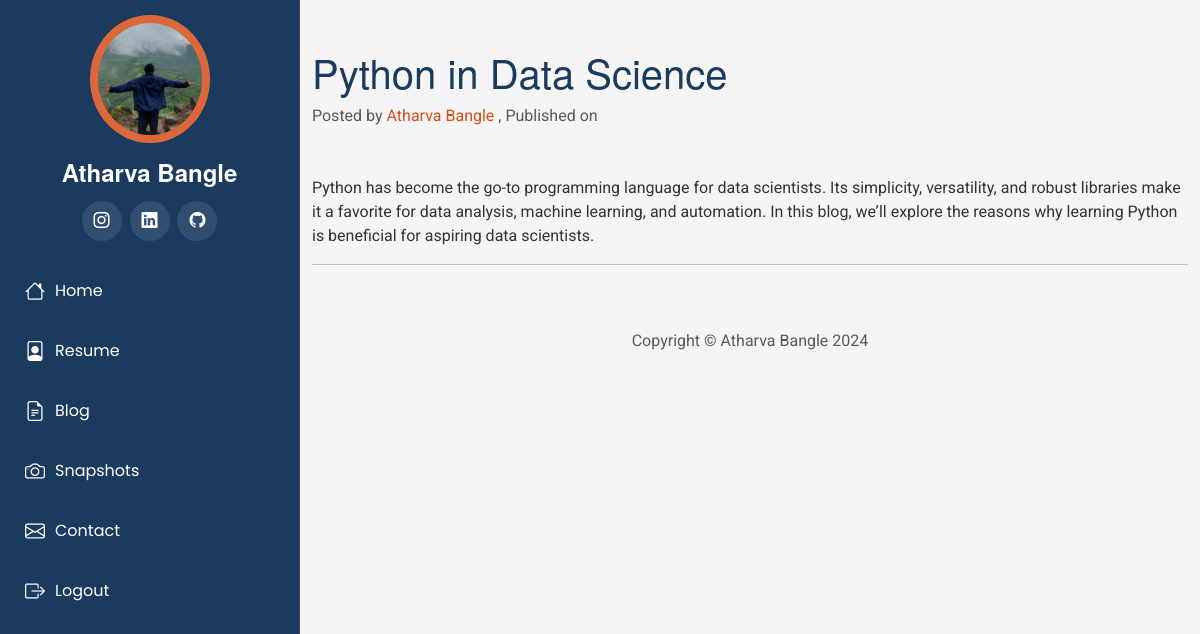
Page /blog/1/ (signed in) on the committed database.
### blog/models.py (models this page shows, shortened)
class Post(models.Model):
    title = models.CharField(max_length=100)
    subtitle = models.CharField(max_length=100)
    date = models.DateTimeField(default=timezone.now)
    body = models.TextField()

### blog/views.py (the view)
# urls.py: path('blog/<str:post_id>/', blog_views.post, name='post'),
def post(request, post_id):
    posts = Post.objects.get(id=post_id)
    return render(request, 'post.html', {'posts': posts})

### templates/post.html (shortened to what this page needs)
{% load static %}
<!DOCTYPE html>
<html lang="en">
<head>
    <link href="{% static 'vendor/bootstrap/css/bootstrap.min.css' %}" rel="stylesheet">
    <link href="{% static 'vendor/bootstrap-icons/bootstrap-icons.css' %}" rel="stylesheet">
    <link href="https://unpkg.com/aos@2.3.1/dist/aos.css" rel="stylesheet">
    <link href="{% static 'vendor/glightbox/css/glightbox.min.css' %}" rel="stylesheet">
    <link href="{% static 'vendor/swiper/swiper-bundle.min.css' %}" rel="stylesheet">
    <link href="{% static 'css/main.css' %}" rel="stylesheet">
</head>
<body>
    <header id="header" class="header d-flex flex-column">
        <div class="profile-img">
            <img src="{% static 'img/profile.jpg' %}" alt="Profile Image" class="img-fluid rounded-circle">
        </div>
        <a href="{% url 'home' %}" class="logo d-flex align-items-center justify-content-center">
            <h1 class="sitename">Atharva Bangle</h1>
        </a>
        <div class="social-links text-center">
            <a href="https://www.instagram.com/abros3006?igsh=MWV3dnF6Z2ZwOHY4OA==" class="instagram" aria-label="Instagram"><i class="bi bi-instagram"></i></a>
            <a href="https://www.linkedin.com/in/atharva-bangle/" class="linkedin" aria-label="LinkedIn"><i class="bi bi-linkedin"></i></a>
            <a href="https://github.com/Abros3006" class="github" aria-label="GitHub"><i class="bi bi-github"></i></a>
        </div>
        <nav id="navmenu" class="navmenu">
            <ul>
              <li>
                <a href="{% url 'home' %}" class="{% if request.path == '/' %}active{% endif %}">
                  <i class="bi bi-house navicon"></i>Home
                </a>
              </li>
              <li>
                <a href="{% url 'resume' %}" class="{% if request.path == '/resume/' %}active{% endif %}">
                  <i class="bi bi-file-person navicon"></i>Resume
                </a>
              </li>
              <li>
                <a href="{% url 'blog' %}" class="{% if request.path == '/blog/' %}active{% endif %}">
                  <i class="bi bi-file-earmark-text navicon"></i>Blog
                </a>
              </li>
              <li>
                <a href="{% url 'snapshots' %}" class="{% if request.path == '/snapshots/' %}active{% endif %}">
                  <i class="bi bi-camera navicon"></i>Snapshots
                </a>
              </li>
              <li>
                <a href="{% url 'home' %}#contact">
                  <i class="bi bi-envelope navicon"></i>Contact
                </a>
              </li>
              {% if user.is_authenticated %}
                <li>
                  <a href="{% url 'logout' %}">
                    <i class="bi bi-box-arrow-right navicon"></i>Logout
                  </a>
                </li>
              {% else %}
                <li>
                  <a href="{% url 'login' %}">
                    <i class="bi bi-box-arrow-in-right navicon"></i>Login
                  </a>
                </li>
              {% endif %}
            </ul>
          </nav>
    </header>
    <main class="main">
        <div class="container mt-5">
            <div class="row">
                <div class="mx-auto">
                    <h1 class="mb-2">{{posts.title}}</h1>
                    <p class="text-muted mb-5">Posted by <a href="#">Atharva Bangle</a> , Published on {{posts.Date}}</p>
                    <p class="post-excerpt">{{posts.body}}</p>
                    <hr>
                </div>
            </div>
            <footer>
              <div class="container mt-5">
                  <div class="row">
                      <div class="col-9 mx-auto">
                          <p class="text-center text-muted mb-2">Copyright © Atharva Bangle 2024</p>
                      </div>
                  </div>
              </div>
          </footer>
      </div>
    </main>
</body>
</html>

### static/css/main.css (style rules this page uses)
:root { --default-font: "Roboto", system-ui, -apple-system, "Segoe UI", Roboto, "Helvetica Neue", Arial, "Noto Sans", "Liberation Sans", sans-serif, "Apple Color Emoji", "Segoe UI Emoji", "Segoe UI Symbol", "Noto Color Emoji"; --heading-font: "Helvetica Neue", sans-serif; --nav-font: "Poppins", sans-serif; }
:root { --background-color: #F5F5F5; --default-color: #333333; --heading-color: #1A3A5E; --accent-color: #d54e18; --contrast-color: #FFFFFF; --nav-color: #FFFFFF; --nav-hover-color: #d54e18; --nav-dropdown-background-color: #FFFFFF; --nav-dropdown-color: #333333; --nav-dropdown-hover-color: #d54e18; --header-background-color: #1A3A5E; --header-color: #FFFFFF; }
:root { scroll-behavior: smooth; }
body { color: var(--default-color); background-color: var(--background-color); font-family: var(--default-font); }
a { color: var(--accent-color); text-decoration: none; transition: 0.3s; }
h1, h2, h3, h4, h5, h6 { color: var(--heading-color); font-family: var(--heading-font); }
.header { --background-color: var(--header-background-color); --default-color: var(--header-color); --heading-color: var(--header-color); color: var(--default-color); background-color: var(--background-color); position: fixed; top: 0; left: 0; bottom: 0; padding: 0 15px; width: 300px; transition: all ease-in-out 0.3s; overflow-y: auto; z-index: 997; border-right: 1px solid color-mix(in srgb, var(--default-color), transparent 90%); }
.header .profile-img img { margin: 15px auto; display: block; width: 120px; border: 8px solid color-mix(in srgb, var(--default-color), transparent 85%); }
.header .logo { line-height: 1; margin-bottom: 15px; }
.header .logo h1 { font-size: 24px; margin: 0; font-weight: 700; color: var(--heading-color); }
.header .social-links { margin: 0 0 20px 0; }
.header .social-links a { font-size: 16px; display: inline-flex; align-items: center; justify-content: center; background: color-mix(in srgb, var(--default-color), transparent 90%); color: var(--default-color); margin: 0 2px; border-radius: 50%; text-align: center; width: 40px; height: 40px; transition: 0.3s; }
@media (min-width: 1200px) { .header~main, .header~#footer { margin-left: 300px; } }
.navmenu { padding: 0; z-index: 9997; }
.navmenu ul { list-style: none; padding: 0 0 20px 0; margin: 0; }
.navmenu a, .navmenu a:focus { color: var(--nav-color); padding: 15px 10px; font-family: var(--nav-font); font-size: 16px; font-weight: 400; display: flex; align-items: center; white-space: nowrap; transition: 0.3s; width: 100%; }
.navmenu a .navicon, .navmenu a:focus .navicon { font-size: 20px; margin-right: 10px; }
.rounded-circle { background-color: #d54e18 !important; }

### rows in the picture
Post: title "Python in Data Science", body "Python has become the go-to programming language for data scientists. Its simplicity, versatility, and robust libraries make it a favorite for data analysis, machine learning, and automation. In this blog, we’ll explore the reasons why learning Python is beneficial for aspiring data scientists."
